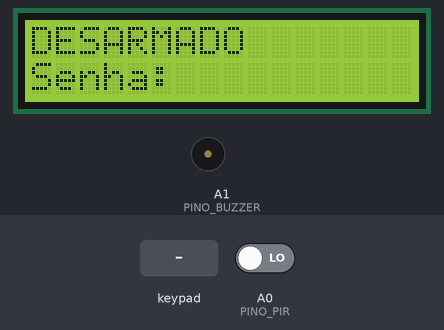
Recording of a sketch running on a simulated Arduino Uno, built with avr-gcc and run on an emulated ATmega328P. Shown: 16×2 character LCD, buzzer (waves = sounding, pin HIGH). Inputs (shaded band) come from the test bench; at power-on: A0 (PINO_PIR) LOW. What the sketch prints to the serial monitor is not drawn.

Above: at 1.2 s.
1.3 s: keypad keys 1 2 3 4 # pressed 0.4 s apart
At 4.1 s:
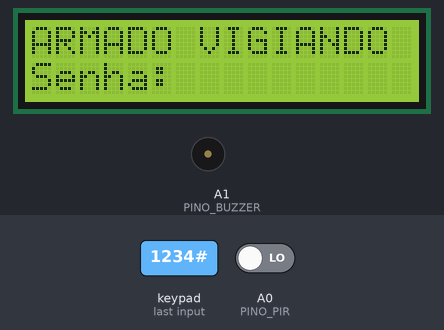
4.8 s: A0 (PINO_PIR) driven HIGH
At 4.95 s:
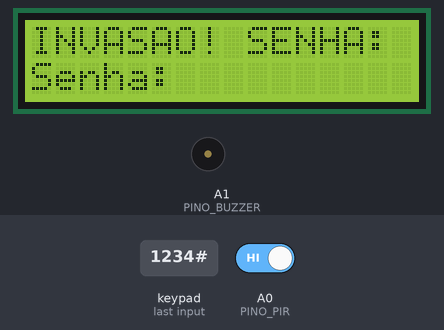
6.7 s: key '#' pressed
At 7.4 s:
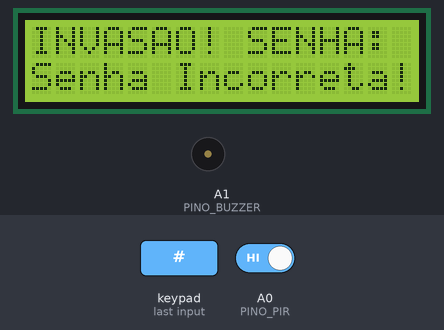
8.2 s: keypad keys 1 2 3 4 pressed 0.4 s apart
At 8.37 s:
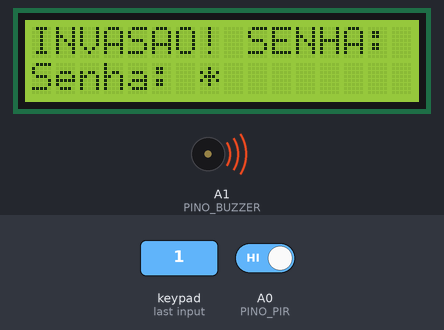
11.3 s: key '*' pressed
At 11.61 s:
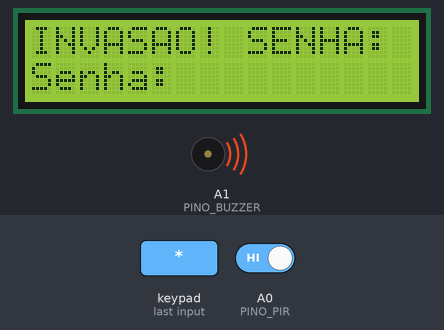
13.7 s: key '1' pressed
At 13.78 s:
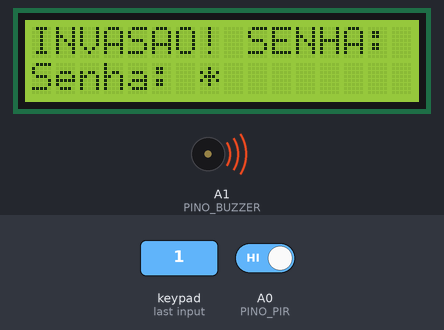
Timing chart, 0 to 17.0 s (numbered marks = the images above; inputs shaded):
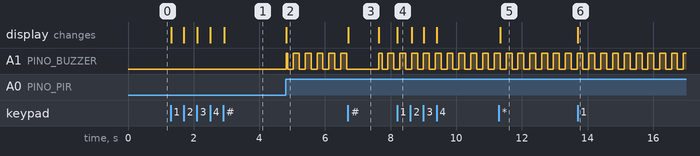

The sketch:

p59_alarme_residencial_com_senha.ino
```cpp
/*
 * Projeto 59: Alarme Residencial com Senha
 * O que faz: Central de alarme com PIR, teclado 4x4, LCD 16x2 I2C e sirene com estados Desarmado/Armado/Disparado.
 * Ligações: D2..D9 (Teclado 4x4), A0 (PIR OUT), A1 (Buzzer), A4 (LCD SDA), A5 (LCD SCL)
 * Bibliotecas: Wire, LiquidCrystal I2C, Keypad
 * Material: 80 Projetos Arduino
 */

#include <Wire.h>
#include <LiquidCrystal_I2C.h>
#include <Keypad.h>

const byte PINO_L1 = 2;       // Linha 1 do teclado
const byte PINO_L2 = 3;       // Linha 2 do teclado
const byte PINO_L3 = 4;       // Linha 3 do teclado
const byte PINO_L4 = 5;       // Linha 4 do teclado
const byte PINO_C1 = 6;       // Coluna 1 do teclado
const byte PINO_C2 = 7;       // Coluna 2 do teclado
const byte PINO_C3 = 8;       // Coluna 3 do teclado
const byte PINO_C4 = 9;       // Coluna 4 do teclado
const byte PINO_PIR = A0;     // Saída OUT do sensor PIR
const byte PINO_BUZZER = A1;  // Buzzer ativo (sirene)
const byte PINO_I2C_SDA = A4; // LCD SDA
const byte PINO_I2C_SCL = A5; // LCD SCL

const byte ENDERECO_LCD = 0x27;      // AJUSTE AQUI: 0x27 ou 0x3F
const char SENHA_CENTRAL[] = "1234"; // AJUSTE AQUI: senha de 4 dígitos

char mapa[4][4] = {
  {'1', '2', '3', 'A'},
  {'4', '5', '6', 'B'},
  {'7', '8', '9', 'C'},
  {'*', '0', '#', 'D'}
};
byte pL[4] = {PINO_L1, PINO_L2, PINO_L3, PINO_L4};
byte pC[4] = {PINO_C1, PINO_C2, PINO_C3, PINO_C4};

Keypad teclado = Keypad(makeKeymap(mapa), pL, pC, 4, 4);
LiquidCrystal_I2C lcd(ENDERECO_LCD, 16, 2);

// 0 = Desarmado, 1 = Armado Vigiando, 2 = Disparado
byte estado = 0;
char entrada[5];
byte idx = 0;

void mostrarCabecalho() {
  idx = 0;
  entrada[0] = '\0';
  lcd.clear();
  lcd.setCursor(0, 0);
  if (estado == 0) {
    lcd.print(F("DESARMADO"));
  } else if (estado == 1) {
    lcd.print(F("ARMADO VIGIANDO"));
  } else {
    lcd.print(F("INVASAO! SENHA:"));
  }
  lcd.setCursor(0, 1);
  lcd.print(F("Senha: "));
}

void setup() {
  Serial.begin(9600);
  (void)PINO_I2C_SDA;
  (void)PINO_I2C_SCL;

  pinMode(PINO_PIR, INPUT);
  pinMode(PINO_BUZZER, OUTPUT);

  lcd.init();
  lcd.backlight();
  mostrarCabecalho();
  Serial.println(F("Sistema pronto! Central de Alarme Residencial iniciada (DESARMADA)."));
}

void loop() {
  if (estado == 1 && digitalRead(PINO_PIR) == HIGH) {
    estado = 2;
    Serial.println(F("MOVIMENTO DETECTADO! Alarme DISPARADO!"));
    mostrarCabecalho();
  }

  if (estado == 2) {
    bool apito = ((millis() / 180) % 2 == 0);
    digitalWrite(PINO_BUZZER, apito ? HIGH : LOW);
  }

  char k = teclado.getKey();
  if (!k) return;

  if (k == '*') {
    mostrarCabecalho();
  } else if (k == '#') {
    entrada[idx] = '\0';
    if (strcmp(entrada, SENHA_CENTRAL) == 0) {
      if (estado == 0) {
        estado = 1;
        Serial.println(F("Senha correta -> Central ARMADA!"));
      } else {
        estado = 0;
        digitalWrite(PINO_BUZZER, LOW);
        Serial.println(F("Senha correta -> Alarme DESARMADO."));
      }
      mostrarCabecalho();
    } else {
      Serial.println(F("Senha incorreta!"));
      lcd.setCursor(0, 1);
      lcd.print(F("Senha Incorreta!"));
      delay(900);
      mostrarCabecalho();
    }
  } else if (idx < 4) {
    entrada[idx] = k;
    lcd.setCursor(7 + idx, 1);
    lcd.print('*');
    idx++;
  }
}
```

Measured:
- after the input at 1.3 s, the display: first changes at once (image 1 shows a later state)
- after the input at 4.8 s, A1 (PINO_BUZZER): LOW → HIGH at once, then repeats every 0.36 s: LOW 0.18 s, HIGH 0.18 s; the display: changes at once (image 2)
- after the input at 6.7 s, the display: changes at once (image 3)
- after the input at 8.2 s, the display: changes at once (image 4)
- after the input at 11.3 s, the display: changes at once (image 5)
- after the input at 13.7 s, the display: changes at once (image 6)
- what the display in image 3 shows lasts 0.9 s, from 6.7 s to 7.6 s
